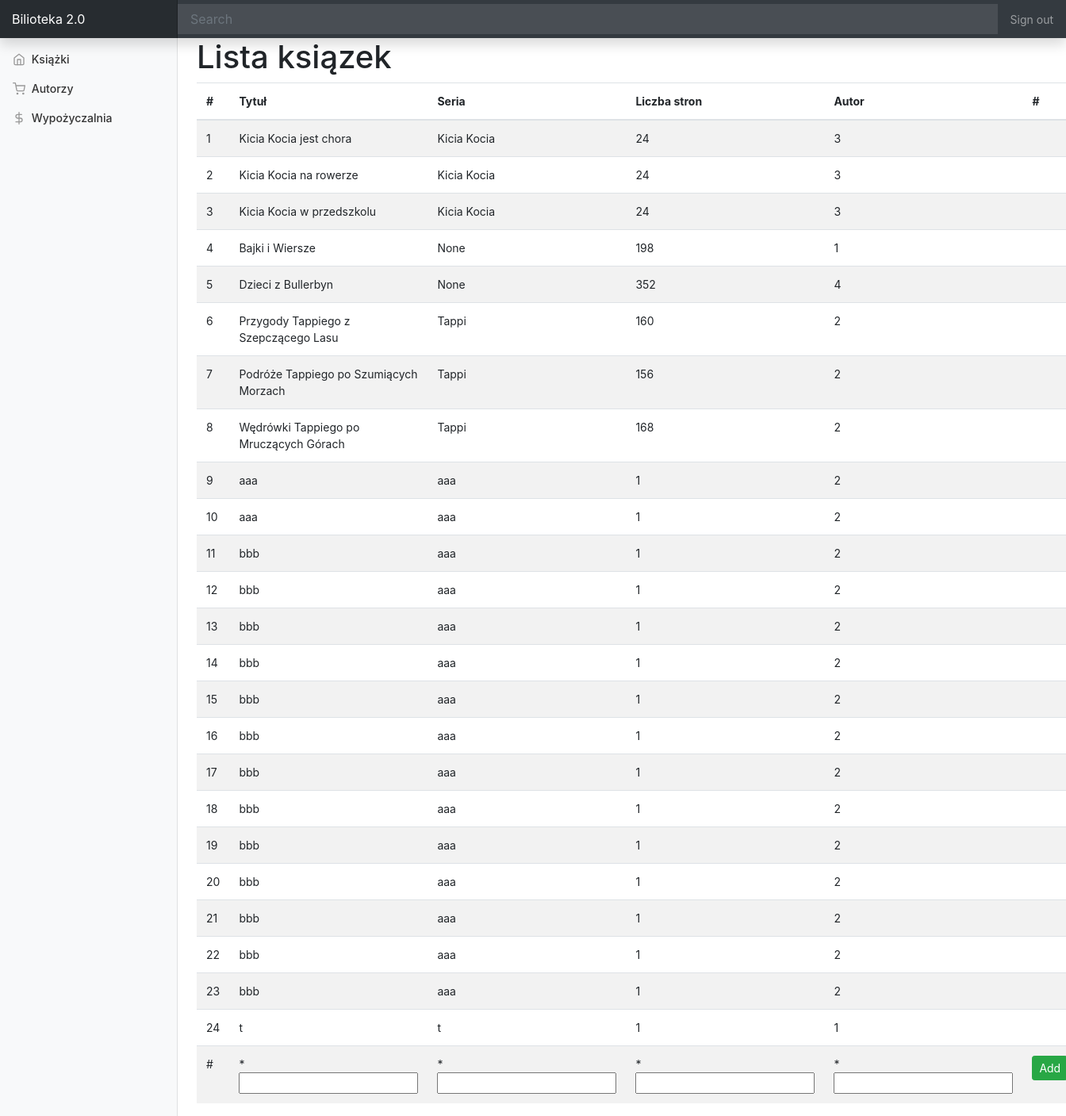
Screenshot of /book with the database file from the repository.
### app/models_sqlalchemy.py (models this page shows, shortened)
class Book(db.Model):
    id = db.Column(db.Integer, primary_key=True)
    title = db.Column(db.String(300), index=True)
    series = db.Column(db.String(300), index=True)
    pages = db.Column(db.Integer)
    author_id = db.Column(db.Integer, db.ForeignKey("author.id"))
    book = db.relationship("Borrow", backref="book", lazy="dynamic")

### app/routes.py (the view)
@app.route("/<table_name>", methods=["GET", "POST"])
def table(table_name):
    results = models_sqlite.table.get_table(table_name)
    if table_name == "book":
        form = forms.BookForm()
    elif table_name == "author":
        form = forms.AuthorForm()
    elif table_name == "borrow":
        form = forms.BorrowForm()
    if request.method == "POST":
        if form.validate_on_submit():
            models_sqlite.table.add(table_name,form.data)
    return render_template(f"{table_name}s.html", results=results, form=form)

### app/forms.py
class BookForm(FlaskForm):
    title = StringField("title", validators=[DataRequired()])
    series = StringField("series")
    pages = IntegerField("pages", validators=[DataRequired()])
    author_id = IntegerField("pages")

### app/models_sqlite.py (called while the page is built)
    def get_table(self,table_name):
        self.table_name = table_name
        self.conn = engine.connect()
        table = Table(self.table_name, metadata, autoload=True, autoload_with=engine)
        with self.conn as conn:
            result = conn.execute(table.select()).fetchall()
        return result

### app/templates/books.html (shortened to what this page needs)
{% extends "base.html" %}
{% block content %}
<h1>Lista ksiązek</h1>
<table class="table table-striped">
    <thead>
      <tr>
        <th scope="col">#</th>
        <th scope="col">Tytuł</th>
        <th scope="col">Seria</th>
        <th scope="col">Liczba stron</th>
        <th scope="col">Autor</th>
        <th scope="col">#</th>
      </tr>
    </thead>
    <tbody>
    {% for result in results %}
      <tr>
        <td>{{ result[0] }}</td>
        <td>{{ result[1] }}</td>
        <td>{{ result[2] }}</td>
        <td>{{ result[3] }}</td>
        <td>{{ result[4] }}</td>
        <td> </td>
      </tr>
    {% endfor %}
    <form method="POST" action="/book">
      <tr>
        <td>#</th>
        <td>* {{ form.title }}</td>
        <td>* {{ form.series }}</td>
        <td>* {{ form.pages }}</td>
        <td>* {{ form.author_id }}</td>
        <td><button type="submit" class="btn btn-success btn-sm">Add</button></td>
      </tr>
    </form>
    </tbody>
</table>
{% endblock %}

### app/static/dashboard.css (style rules this page uses)
body { font-size: .875rem; }

### rows the page displays
Book: id "1", title "Kicia Kocia jest chora", series "Kicia Kocia", pages "24", author "3"
Book: id "2", title "Kicia Kocia na rowerze", series "Kicia Kocia", pages "24", author "3"
Book: id "3", title "Kicia Kocia w przedszkolu", series "Kicia Kocia", pages "24", author "3"
Book: id "4", title "Bajki i Wiersze", result "None", pages "198", author "1"
Book: id "5", title "Dzieci z Bullerbyn", result "None", pages "352", author "4"
Book: id "6", title "Przygody Tappiego z Szepczącego Lasu", series "Tappi", pages "160", author "2"
Book: id "7", title "Podróże Tappiego po Szumiących Morzach", series "Tappi", pages "156", author "2"
Book: id "8", title "Wędrówki Tappiego po Mruczących Górach", series "Tappi", pages "168", author "2"
Book: id "9", title "aaa", series "aaa", pages "1", author "2"
Book: id "10", title "aaa", series "aaa", pages "1", author "2"
Book: id "11", title "bbb", series "aaa", pages "1", author "2"
Book: id "12", title "bbb", series "aaa", pages "1", author "2"
Book: id "13", title "bbb", series "aaa", pages "1", author "2"
Book: id "14", title "bbb", series "aaa", pages "1", author "2"
Book: id "15", title "bbb", series "aaa", pages "1", author "2"
Book: id "16", title "bbb", series "aaa", pages "1", author "2"
Book: id "17", title "bbb", series "aaa", pages "1", author "2"
Book: id "18", title "bbb", series "aaa", pages "1", author "2"
Book: id "19", title "bbb", series "aaa", pages "1", author "2"
Book: id "20", title "bbb", series "aaa", pages "1", author "2"
Book: id "21", title "bbb", series "aaa", pages "1", author "2"
Book: id "22", title "bbb", series "aaa", pages "1", author "2"
Book: id "23", title "bbb", series "aaa", pages "1", author "2"
Book: id "24", result "t", result "1"
